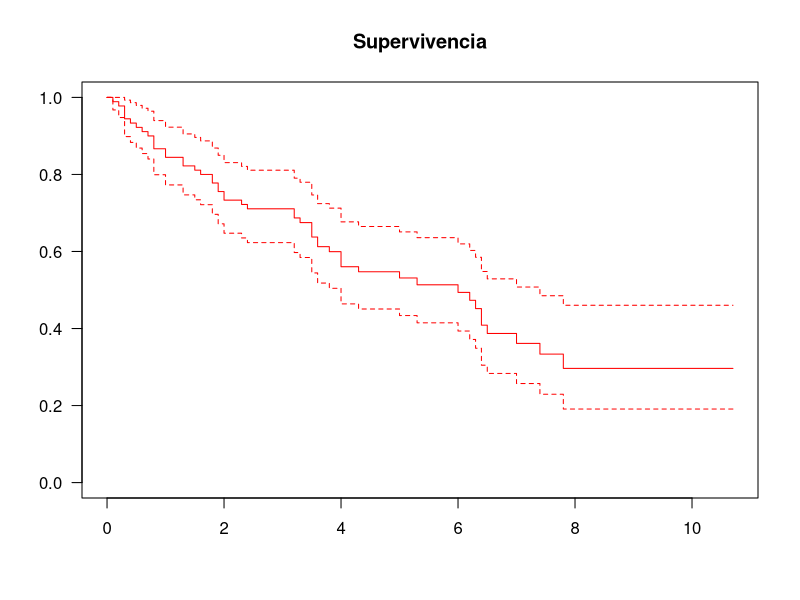

R code for this plot: (Note: this script raises an error after producing the figure.)
## ---- chunk 1
knitr::opts_chunk$set(echo = TRUE)
## ---- chunk 2
#Cargamos las librerías necesarias
library(survminer)
library(survival)
library(KMsurv)
library(ggsci) #En esta paquetería hay paletas de color bonitas, échale un ojo yisus
## ---- chunk 3
data("larynx")
Surv_general <- Surv(larynx$time, larynx$delta)
general_fit <- survfit(Surv_general ~ 1)
plot(general_fit, main="Supervivencia", col="red", las=1) #ponlas bonito yisus
ggsurvplot(general_fit, data=larynx,palette = 'lancet',censor.size=4.9,censor.shape=124)
